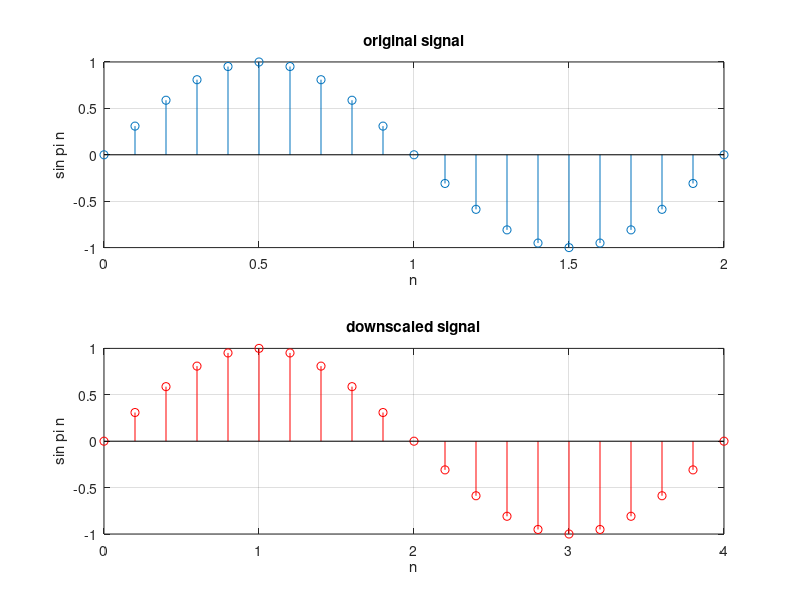

MATLAB code to generate this figure:

clear all;
close all;
clc;

A = 1;
theta = 0;
f = 1/2;
omega  = (2*pi*f);

n = 0:0.1:2;

x = sin((omega * n) + theta);



subplot(2,1,1);
stem(n,x);
xlabel('n');
ylabel('sin pi n');
title('original signal');
grid on;

subplot(2,1,2);
stem(n*2,x,'r');
xlabel('n');
ylabel('sin pi n');
title('downscaled signal');
grid on;


